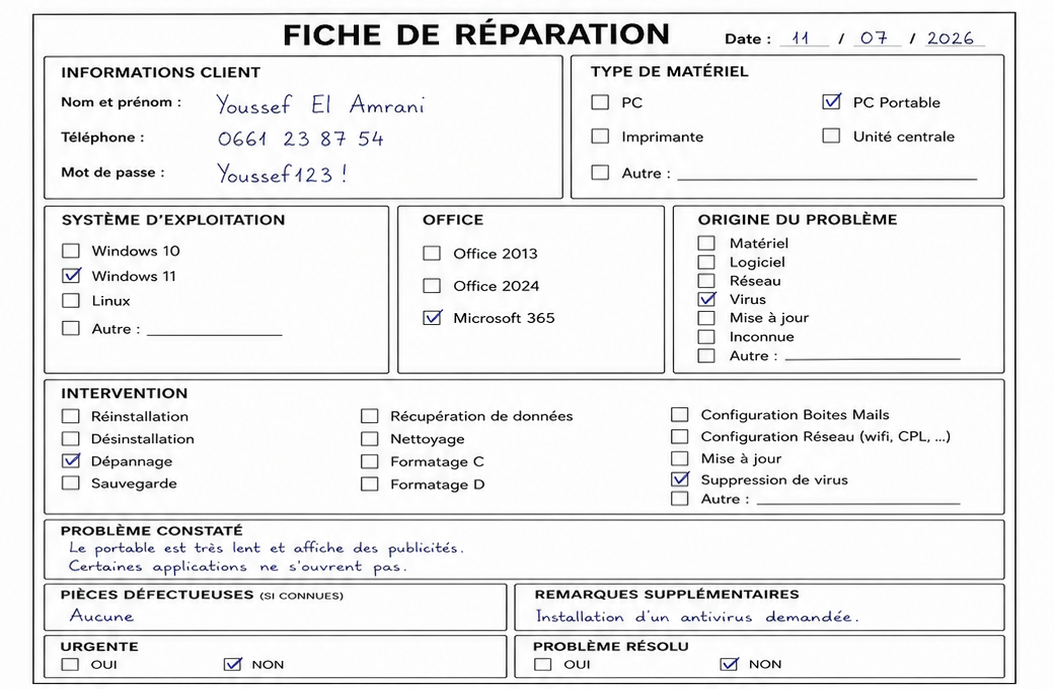
#> input picture backend/app/fiche2.png, 1054 x 689 px
$ python test_checkbox.py
#> lines starting #> are read from the running program, lines starting #| are printed output that depends on the picture
### backend/app/ocr/checkbox_detector.py
import cv2
import numpy as np


class CheckboxDetector:

    def __init__(self):

        # Taille de référence de ta fiche
        self.reference_width = 1054
        self.reference_height = 689

        # =========================================================
        # COORDONNÉES DES CASES DE TA FICHE
        # Format : (x, y, largeur, hauteur)
        # =========================================================

        self.checkbox_config = {

            # -----------------------------------------------------
            # TYPE DE MATÉRIEL
            # -----------------------------------------------------
            "type_materiel": {

                "PC": (590, 94, 20, 20),

                "PC Portable": (823, 94, 20, 20),

                "Imprimante": (590, 130, 20, 20),

                "Unité centrale": (823, 130, 20, 20),

                "Autre": (590, 165, 20, 20)
            },

            # -----------------------------------------------------
            # SYSTÈME D'EXPLOITATION
            # -----------------------------------------------------
            "systeme_exploitation": {

                "Windows 10": (60, 245, 20, 20),

                "Windows 11": (60, 275, 20, 20),

                "Linux": (60, 300, 20, 20),

                "Autre": (60, 330, 20, 20)
            },

            # -----------------------------------------------------
            # OFFICE
            # -----------------------------------------------------
            "office": {

                "Office 2013": (430, 245, 20, 20),

                "Office 2024": (430, 280, 20, 20),

                "Microsoft 365": (430, 315, 20, 20)
            },

            # -----------------------------------------------------
            # ORIGINE DU PROBLÈME
            # -----------------------------------------------------
            "origine_probleme": {

                "Matériel": (700, 240, 20, 20),

                "Logiciel": (700, 265, 20, 20),

                "Réseau": (700, 285, 20, 20),

                "Virus": (700, 310, 20, 20),

                "Mise à jour": (700, 335, 20, 20),

                "Inconnue": (700, 355, 20, 20),

                "Autre": (700, 385, 20, 20)
            },

            # -----------------------------------------------------
            # INTERVENTION
            # -----------------------------------------------------
            "intervention": {

                "Réinstallation": (60, 415, 20, 20),

                "Désinstallation": (60, 440, 20, 20),

                "Dépannage": (60, 460, 20, 20),

                "Sauvegarde": (60, 485, 20, 20),

                "Récupération de données": (360, 415, 20, 20),

                "Nettoyage": (360, 440, 20, 20),

                "Formatage C": (360, 460, 20, 20),

                "Formatage D": (360, 485, 20, 20),

                "Configuration Boites Mails": (680, 415, 20, 20),

                "Configuration Réseau": (680, 440, 20, 20),

                "Mise à jour": (680, 460, 20, 20),

                "Suppression de virus": (680, 485, 20, 20),

                "Autre": (680, 500, 20, 20)
            },

            # -----------------------------------------------------
            # URGENT
            # -----------------------------------------------------
            "urgent": {

                "OUI": (60, 665, 20, 20),

                "NON": (230, 665, 20, 20)
            },

            # -----------------------------------------------------
            # PROBLÈME RÉSOLU
            # -----------------------------------------------------
            "resolu": {

                "OUI": (540, 665, 20, 20),

                "NON": (730, 665, 20, 20)
            }
        }

    # =============================================================
    # ADAPTATION DES COORDONNÉES SI L'IMAGE A UNE AUTRE TAILLE
    # =============================================================

    def scale_coordinates(self, image):

        height, width = image.shape[:2]

        scale_x = width / self.reference_width

        scale_y = height / self.reference_height

        return scale_x, scale_y

    # =============================================================
    # DÉTECTION D'UNE CASE COCHÉE
    # =============================================================

    def is_checked(self, image, coordinates):

        x, y, w, h = coordinates

        scale_x, scale_y = self.scale_coordinates(image)

        # Adapter les coordonnées à la taille réelle de l'image
        x = int(x * scale_x)
        y = int(y * scale_y)

        w = int(w * scale_x)
        h = int(h * scale_y)

        # Vérifier que la zone est dans l'image
        height, width = image.shape[:2]

        if (
            x < 0
            or y < 0
            or x + w > width
            or y + h > height
        ):
            return False, 0.0

        # Extraire la case
        roi = image[
            y:y + h,
            x:x + w
        ]

        if roi.size == 0:
            return False, 0.0

        # =========================================================
        # DÉTECTION DE LA COULEUR BLEUE
        # =========================================================

        hsv = cv2.cvtColor(
            roi,
            cv2.COLOR_BGR2HSV
        )

        # Bleu utilisé par le stylo
        lower_blue = np.array([
            90,
            40,
            30
        ])

        upper_blue = np.array([
            140,
            255,
            255
        ])

        blue_mask = cv2.inRange(
            hsv,
            lower_blue,
            upper_blue
        )

        # Pourcentage de pixels bleus
        blue_pixels = cv2.countNonZero(
            blue_mask
        )

        total_pixels = roi.shape[0] * roi.shape[1]

        blue_ratio = blue_pixels / total_pixels

        # Seuil
        checked = blue_ratio > 0.03

        return checked, blue_ratio

    # =============================================================
    # DÉTECTER UNE SECTION
    # =============================================================

    def detect_section(self, image, section_name):

        if section_name not in self.checkbox_config:

            raise ValueError(
                f"Section inconnue : {section_name}"
            )

        selected = []

        results = {}

        section = self.checkbox_config[
            section_name
        ]

        for label, coordinates in section.items():

            checked, ratio = self.is_checked(
                image,
                coordinates
            )

            results[label] = {

                "checked": checked,

                "blue_ratio": round(
                    ratio,
                    4
                )
            }

            if checked:

                selected.append(label)

        return selected, results

    # =============================================================
    # DÉTECTER TOUTES LES CASES
    # =============================================================

    def detect_all(self, image):

        result = {}

        debug_result = {}

        for section_name in self.checkbox_config:

            selected, details = self.detect_section(
                image,
                section_name
            )

            result[section_name] = selected

            debug_result[section_name] = details

        return result, debug_result

    # =============================================================
    # VERSION FINALE SIMPLIFIÉE
    # =============================================================

    def detect(self, image_path):

#> called with image_path = 'fiche2.png'
        image = cv2.imread(
            image_path
        )
#> image is the input picture: shape (689, 1054, 3); mean B, G, R 237, 236.7, 236.6

        if image is None:

            raise FileNotFoundError(
                f"Image introuvable : {image_path}"
            )

        result, debug = self.detect_all(
            image
        )
#> the loop in detect_all, `for section_name in self.checkbox_config: ` made 7 passes
#> selected on passes 1 to 6: ['PC Portable'], ['Windows 11'], ['Microsoft 365'], ['Réseau'], ['Désinstallation', 'Dépannage', 'Mise à jour'], ['NON']
#> pass 1, in is_checked, `roi = image[ y:y + h, x:x + w ]`:
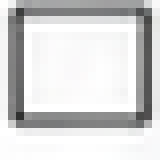
#> roi: shape (20, 20, 3) (shown 8 times larger); mean B, G, R 212.9, 212.8, 212.7
#> pass 1, in is_checked (call 2), `roi = image[ y:y + h, x:x + w ]`:
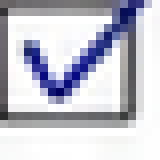
#> roi: shape (20, 20, 3) (shown 8 times larger); mean B, G, R 207.4, 196.3, 195.7
#> after the loop in detect_all, `for section_name in self.checkbox_config:`: debug_result = 7 items; result = {'type_materiel': ['PC Portable'], 'systeme_exploitation': ['Windows 11'], 'office': ['Microsoft 365'], 'origine_probleme': ['Réseau'], 'intervention': ['Désinstallation', 'Dépannage', 'Mise à jour'], 'urgent': ['NON'], 'resolu': []}
#> debug = 7 items

        return result

### backend/app/test_checkbox.py
from ocr.checkbox_detector import CheckboxDetector


detector = CheckboxDetector()


result = detector.detect(
    "fiche2.png"
)


print("\n===== CASES COCHÉES =====\n")


for section, values in result.items():

    print(
        f"{section}:"
    )

    for value in values:

        print(
            f"  ✓ {value}"
        )
#> this loop made 7 passes
#> (printed output is left out)
